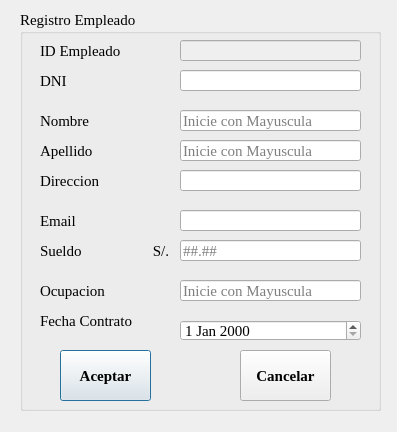
<?xml version="1.0" encoding="UTF-8"?>
<ui version="4.0">
 <class>Gui_Empleado</class>
 <widget class="QDialog" name="Gui_Empleado">
  <property name="geometry">
   <rect>
    <x>0</x>
    <y>0</y>
    <width>397</width>
    <height>432</height>
   </rect>
  </property>
  <property name="windowTitle">
   <string>Registro Empleado</string>
  </property>
  <widget class="QGroupBox" name="groupBox">
   <property name="geometry">
    <rect>
     <x>20</x>
     <y>10</y>
     <width>361</width>
     <height>401</height>
    </rect>
   </property>
   <property name="font">
    <font>
     <family>Times New Roman</family>
     <pointsize>11</pointsize>
    </font>
   </property>
   <property name="title">
    <string>Registro Empleado</string>
   </property>
   <widget class="QLabel" name="label">
    <property name="geometry">
     <rect>
      <x>20</x>
      <y>30</y>
      <width>101</width>
      <height>21</height>
     </rect>
    </property>
    <property name="text">
     <string>ID Empleado</string>
    </property>
   </widget>
   <widget class="QLabel" name="label_2">
    <property name="geometry">
     <rect>
      <x>20</x>
      <y>100</y>
      <width>71</width>
      <height>21</height>
     </rect>
    </property>
    <property name="text">
     <string>Nombre</string>
    </property>
   </widget>
   <widget class="QLabel" name="label_3">
    <property name="geometry">
     <rect>
      <x>20</x>
      <y>130</y>
      <width>71</width>
      <height>21</height>
     </rect>
    </property>
    <property name="text">
     <string>Apellido</string>
    </property>
   </widget>
   <widget class="QLabel" name="label_4">
    <property name="geometry">
     <rect>
      <x>20</x>
      <y>160</y>
      <width>71</width>
      <height>21</height>
     </rect>
    </property>
    <property name="text">
     <string>Direccion</string>
    </property>
   </widget>
   <widget class="QLabel" name="label_5">
    <property name="geometry">
     <rect>
      <x>20</x>
      <y>200</y>
      <width>71</width>
      <height>21</height>
     </rect>
    </property>
    <property name="text">
     <string>Email</string>
    </property>
   </widget>
   <widget class="QLabel" name="label_6">
    <property name="geometry">
     <rect>
      <x>20</x>
      <y>230</y>
      <width>131</width>
      <height>21</height>
     </rect>
    </property>
    <property name="text">
     <string>Sueldo                   S/.</string>
    </property>
   </widget>
   <widget class="QLabel" name="label_7">
    <property name="geometry">
     <rect>
      <x>20</x>
      <y>270</y>
      <width>71</width>
      <height>21</height>
     </rect>
    </property>
    <property name="text">
     <string>Ocupacion</string>
    </property>
   </widget>
   <widget class="QLabel" name="label_8">
    <property name="geometry">
     <rect>
      <x>20</x>
      <y>300</y>
      <width>111</width>
      <height>21</height>
     </rect>
    </property>
    <property name="text">
     <string>Fecha Contrato</string>
    </property>
   </widget>
   <widget class="QLineEdit" name="lineEdit_nombreE">
    <property name="geometry">
     <rect>
      <x>160</x>
      <y>100</y>
      <width>181</width>
      <height>21</height>
     </rect>
    </property>
    <property name="placeholderText">
     <string extracomment="Ingresar primer letra una mayuscula">Inicie con Mayuscula</string>
    </property>
   </widget>
   <widget class="QLineEdit" name="lineEdit_apellidoE">
    <property name="geometry">
     <rect>
      <x>160</x>
      <y>130</y>
      <width>181</width>
      <height>21</height>
     </rect>
    </property>
    <property name="placeholderText">
     <string>Inicie con Mayuscula</string>
    </property>
   </widget>
   <widget class="QLineEdit" name="lineEdit_direccionE">
    <property name="geometry">
     <rect>
      <x>160</x>
      <y>160</y>
      <width>181</width>
      <height>21</height>
     </rect>
    </property>
   </widget>
   <widget class="QLineEdit" name="lineEdit_emailE">
    <property name="geometry">
     <rect>
      <x>160</x>
      <y>200</y>
      <width>181</width>
      <height>21</height>
     </rect>
    </property>
   </widget>
   <widget class="QLineEdit" name="lineEdit_sueldoE">
    <property name="geometry">
     <rect>
      <x>160</x>
      <y>230</y>
      <width>181</width>
      <height>21</height>
     </rect>
    </property>
    <property name="text">
     <string/>
    </property>
    <property name="placeholderText">
     <string>##.##</string>
    </property>
   </widget>
   <widget class="QLineEdit" name="lineEdit_ocupacionE">
    <property name="geometry">
     <rect>
      <x>160</x>
      <y>270</y>
      <width>181</width>
      <height>21</height>
     </rect>
    </property>
    <property name="placeholderText">
     <string>Inicie con Mayuscula</string>
    </property>
   </widget>
   <widget class="QDateEdit" name="dateEdit">
    <property name="geometry">
     <rect>
      <x>160</x>
      <y>310</y>
      <width>181</width>
      <height>21</height>
     </rect>
    </property>
   </widget>
   <widget class="QPushButton" name="Aceptar_button">
    <property name="geometry">
     <rect>
      <x>40</x>
      <y>340</y>
      <width>91</width>
      <height>51</height>
     </rect>
    </property>
    <property name="font">
     <font>
      <family>Times New Roman</family>
      <pointsize>11</pointsize>
      <weight>75</weight>
      <bold>true</bold>
     </font>
    </property>
    <property name="text">
     <string>Aceptar</string>
    </property>
   </widget>
   <widget class="QPushButton" name="Cancel_button">
    <property name="geometry">
     <rect>
      <x>220</x>
      <y>340</y>
      <width>91</width>
      <height>51</height>
     </rect>
    </property>
    <property name="font">
     <font>
      <family>Times New Roman</family>
      <pointsize>11</pointsize>
      <weight>75</weight>
      <bold>true</bold>
     </font>
    </property>
    <property name="text">
     <string>Cancelar</string>
    </property>
   </widget>
   <widget class="QLineEdit" name="lineEdit_DNI">
    <property name="geometry">
     <rect>
      <x>160</x>
      <y>60</y>
      <width>181</width>
      <height>21</height>
     </rect>
    </property>
   </widget>
   <widget class="QLabel" name="label_9">
    <property name="geometry">
     <rect>
      <x>20</x>
      <y>60</y>
      <width>71</width>
      <height>21</height>
     </rect>
    </property>
    <property name="text">
     <string>DNI</string>
    </property>
   </widget>
   <widget class="QLineEdit" name="lineEdit_idEmpleado">
    <property name="enabled">
     <bool>false</bool>
    </property>
    <property name="geometry">
     <rect>
      <x>160</x>
      <y>30</y>
      <width>181</width>
      <height>21</height>
     </rect>
    </property>
   </widget>
  </widget>
 </widget>
 <resources/>
 <connections/>
</ui>
